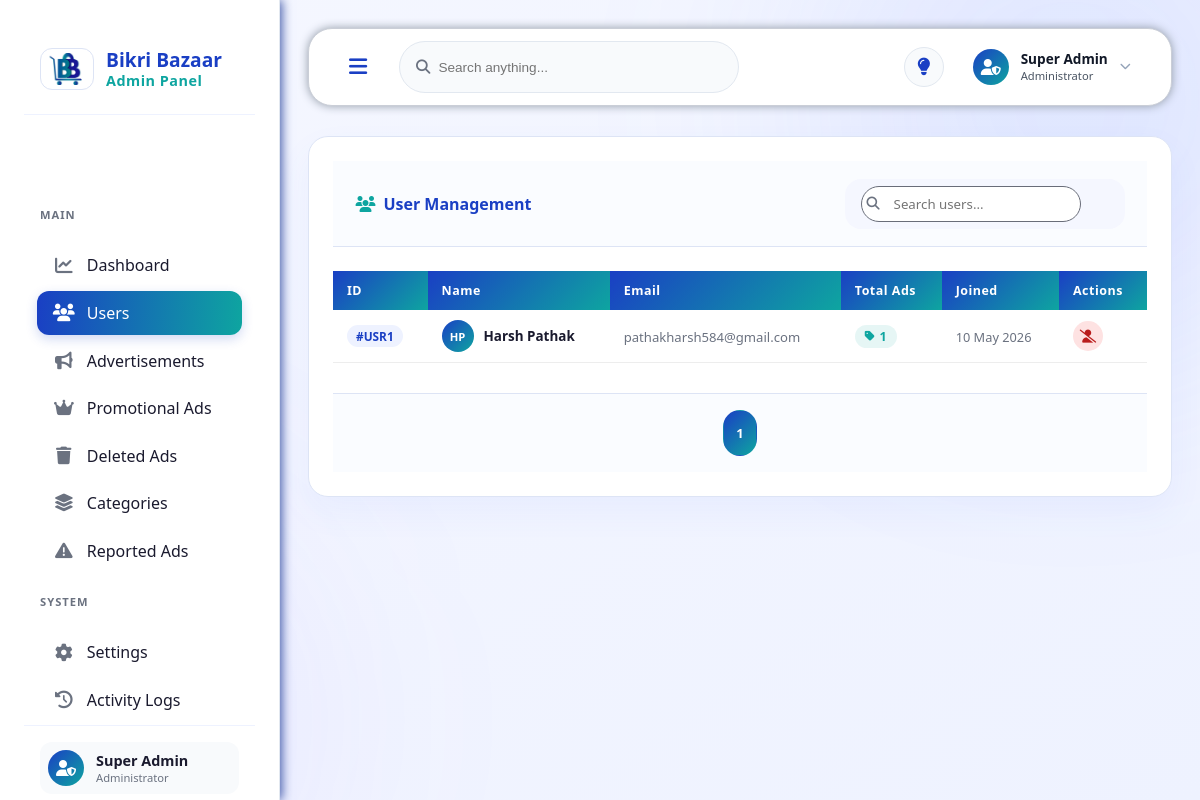
/admin_page.php?page=users, run on an earlier commit of the app's database.
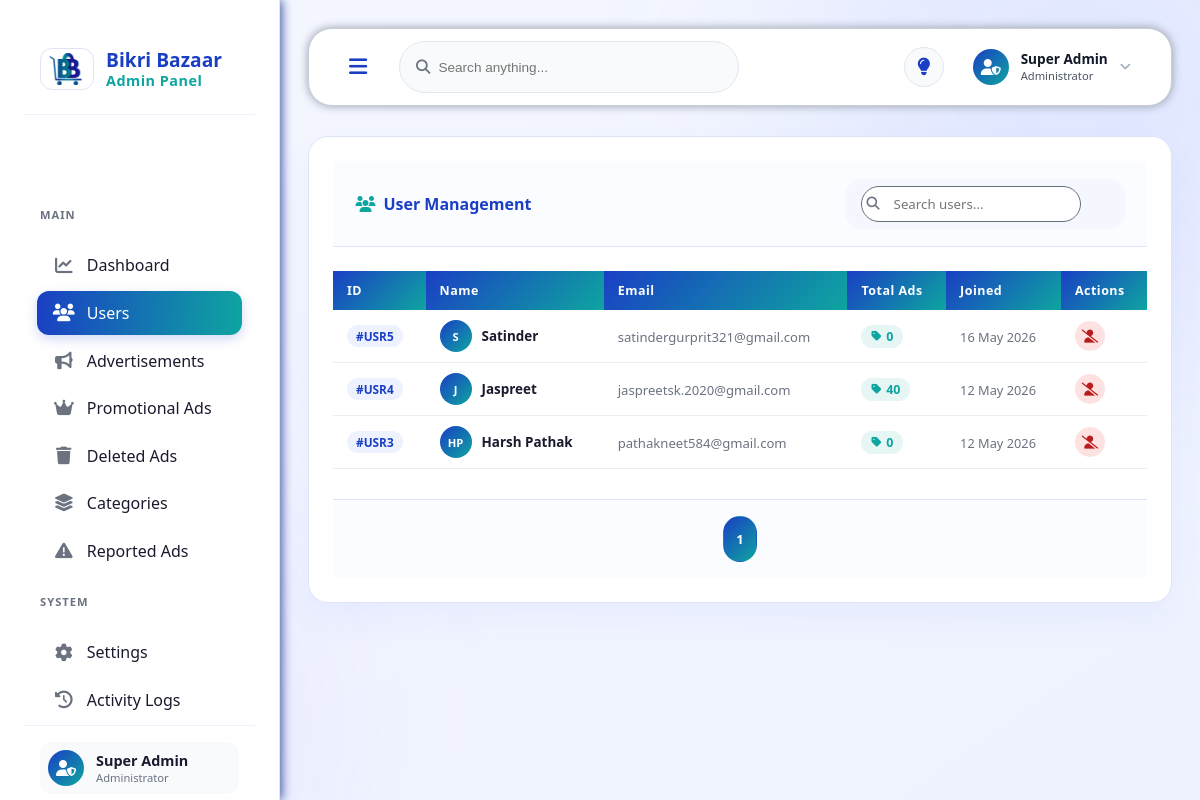
And on a later commit of the database.
### tables this page shows
CREATE TABLE `users` (
  `id` int NOT NULL AUTO_INCREMENT,
  `name` varchar(100) DEFAULT NULL,
  `email` varchar(100) DEFAULT NULL,
  `password` varchar(255) DEFAULT NULL,
  `phone` varchar(20) DEFAULT NULL,
  `city` varchar(100) DEFAULT NULL,
  `created_at` timestamp NOT NULL DEFAULT CURRENT_TIMESTAMP,
  `otp` varchar(10) DEFAULT NULL,
  `otp_expiry` datetime DEFAULT NULL,
  `about` varchar(200) DEFAULT '',
  `profile_image` varchar(255) DEFAULT NULL,
  PRIMARY KEY (`id`)
);

### public/admin_page.php (called while the page is built, shortened)
<?php
require_once '../modules/admin/admin_view.php';
?>

### modules/admin/users/users_data.php (called while the page is built, shortened)
<?php
require_once __DIR__ . '/../../../shared/db.php';
$search_sql = '';
$limit = 10;
$page_number = max(1, intval($_GET['pageno'] ?? 1));
$offset = ($page_number - 1) * $limit;
$all_users_query = mysqli_query(
    $conn,
    "SELECT
        users.id,
        users.name,
        users.email,
        users.created_at,
        (
            SELECT COUNT(*)
            FROM products
            WHERE products.user_id = users.id
            AND products.is_deleted = 0
        ) AS total_ads
     FROM users
     WHERE 1=1
     $search_sql
     ORDER BY users.created_at DESC
     LIMIT $limit OFFSET $offset"
);
$total_users_result = mysqli_query(
    $conn,
    "SELECT COUNT(*) AS total
     FROM users
     WHERE 1=1
     $search_sql"
);
$total_users = mysqli_fetch_assoc($total_users_result)['total'];
$total_pages = ceil($total_users / $limit);
?>

### modules/admin/users/users_view.php (the view, shortened to what this page needs)
<?php require_once __DIR__ . '/users_data.php'; ?>
<div class="table-card">
    <div class="table-header">
        <h3><i class="fa-solid fa-users"></i> User Management</h3>
        <div class="table-actions">
            <form method="GET">
                <div class="search-input">
                    <input
                        type="text"
                        name="search"
                        placeholder="Search users..."
                        value="<?php echo htmlspecialchars($_GET['search'] ?? ''); ?>"
                    >
                </div>
            </form>
        </div>
    </div>
    <div class="table-wrapper">
        <table>
            <thead>
                <tr>
                    <th>ID</th>
                    <th>Name</th>
                    <th>Email</th>
                    <th>Total Ads</th>
                    <th>Joined</th>
                    <th>Actions</th>
                </tr>
            </thead>
            <tbody>
            <?php while($user = mysqli_fetch_assoc($all_users_query)): ?>
                <?php
                    $nameParts = explode(' ', trim($user['name']));
                    $initials  = strtoupper(substr($nameParts[0], 0, 1));
                    if (isset($nameParts[1])) {
                        $initials .= strtoupper(substr($nameParts[1], 0, 1));
                    }
                ?>
                <tr>
                    <td>
                        <span class="id-badge">#USR<?php echo $user['id']; ?></span>
                    </td>
                    <td>
                        <div class="user-cell">
                            <div class="user-avatar"><?php echo $initials; ?></div>
                            <span class="user-name-text"><?php echo htmlspecialchars($user['name']); ?></span>
                        </div>
                    </td>
                    <td>
                        <span class="email-text"><?php echo htmlspecialchars($user['email']); ?></span>
                    </td>
                    <td>
                        <span class="ads-badge">
                            <i class="fa-solid fa-tag" style="font-size:0.7rem;"></i>
                            <?php echo $user['total_ads']; ?>
                        </span>
                    </td>
                    <td>
                        <span class="date-text"><?php echo date('d M Y', strtotime($user['created_at'])); ?></span>
                    </td>
                    <td>
                        <div class="action-buttons">
                            <a href="admin_page.php?page=delete_user&id=<?php echo $user['id']; ?>"
                               class="delete-btn"
                               onclick="event.stopImmediatePropagation(); return confirm('Are you sure you want to delete this user and all of their ads? This action cannot be undone.');">
                                <i class="fa-solid fa-user-slash"></i>
                            </a>
                        </div>
                    </td>
                </tr>
            <?php endwhile; ?>
            </tbody>
        </table>
    </div>
    <div class="pagination">
        <?php for($i = 1; $i <= $total_pages; $i++): ?>
            <a href="?page=users&pageno=<?php echo $i; ?>&search=<?php echo urlencode($_GET['search'] ?? ''); ?>"
               class="page-btn <?php echo $i == $page_number ? 'active-page' : ''; ?>">
                <?php echo $i; ?>
            </a>
        <?php endfor; ?>
    </div>
</div>

### modules/admin/admin_view.php (shortened to what this page needs)
<!DOCTYPE html>
<html lang="en">
<head>
    <link rel="stylesheet" href="./../modules/admin/assets/css/style.css">
    <link rel="stylesheet" href="./../modules/admin/assets/css/sidebar.css">
    <link rel="stylesheet" href="./../modules/admin/assets/css/dashboard.css">
    <link rel="stylesheet" href="./../modules/admin/assets/css/responsive.css">
    <link href="https://cdnjs.cloudflare.com/ajax/libs/font-awesome/6.5.1/css/all.min.css" rel="stylesheet">
</head>
<body id="adminBody">
    <div class="admin-container">
        <?php require_once __DIR__ . '/partials/sidebar.php'; ?>
        <div class="main-content">
            <?php require_once __DIR__ . '/partials/topbar.php'; ?>
            <div class="content-area">
                <?php
                $page = $_GET['page'] ?? 'dashboard';
                switch($page){
                    case 'users':
                        require_once __DIR__ . '/users/users_view.php';
                        break;
                }
                ?>
            </div>
        </div>
    </div>
</body>
</html>

### modules/admin/partials/sidebar.php (shortened to what this page needs)
<?php
$current_page = $_GET['page'] ?? 'dashboard';
?>
<div class="sidebar">
    <div class="sidebar-top">
        <div class="logo-section">
            <img src="<?php echo BASE_URL; ?>assets/images/logo.png" alt="BikriBazaar Logo" class="logo-img"
                 onerror="this.src='https://via.placeholder.com/42?text=BB'">
            <div class="logo-text">
                <h2>Bikri Bazaar</h2>
                <p>Admin Panel</p>
            </div>
        </div>
    </div>
    <div class="sidebar-menu">
        <p class="menu-title">MAIN</p>
       <a
    href="./admin_page.php"
    class="menu-item <?php echo $current_page === 'dashboard' ? 'active' : ''; ?>"
>
            <i class="fa-solid fa-chart-line"></i>
            <span>Dashboard</span>
        </a>
        <a
    href="./admin_page.php?page=users"
    class="menu-item <?php echo $current_page === 'users' ? 'active' : ''; ?>"
>
    <i class="fa-solid fa-users"></i>
    <span>Users</span>
</a>
 <a
    href="./admin_page.php?page=ads"
    class="menu-item <?php echo $current_page === 'ads' ? 'active' : ''; ?>"
>
    <i class="fa-solid fa-bullhorn"></i>
    <span>Advertisements</span>
</a>
<a
    href="./admin_page.php?page=promotional"
    class="menu-item <?php echo $current_page === 'promotional' ? 'active' : ''; ?>"
>
    <i class="fa-solid fa-crown"></i>
    <span>Promotional Ads</span>
</a>
        <a
    href="./admin_page.php?page=trash"
    class="menu-item <?php echo $current_page === 'trash' ? 'active' : ''; ?>"
>
    <i class="fa-solid fa-trash"></i>
    <span>Deleted Ads</span>
</a>
        <a
    href="./admin_page.php?page=categories"
    class="menu-item <?php echo $current_page === 'categories' ? 'active' : ''; ?>"
>
    <i class="fa-solid fa-layer-group"></i>
    <span>Categories</span>
</a>
<a href="admin_page.php?page=reported_ads"
   class="menu-item <?php echo $current_page === 'reported_ads' ? 'active' : ''; ?>"
   style="display: flex; align-items: center; gap: 12px; padding: 0.7rem 1rem; margin: 0.2rem 0.8rem; border-radius: 12px; color: #1a1a2e; transition: all 0.2s;">
    <i class="fa-solid fa-triangle-exclamation"></i>
    <span>Reported Ads</span>
</a>
        <p class="menu-title system-title">SYSTEM</p>
        <a
    href="./admin_page.php?page=settings"class="menu-item <?php echo $current_page === 'settings' ? 'active' : ''; ?>"
>
    <i class="fa-solid fa-gear"></i>
    <span>Settings</span>
</a>
        <a
    href="./admin_page.php?page=activity_logs"
    class="menu-item <?php echo $current_page === 'activity_logs' ? 'active' : ''; ?>"
>
    <i class="fa-solid fa-clock-rotate-left"></i>
    <span>Activity Logs</span>
</a>
    </div>
    <div class="sidebar-bottom">
        <div class="admin-profile">
            <div class="profile-avatar">
                <i class="fa-solid fa-user-shield"></i>
            </div>
            <div class="admin-info">
                <h4>Super Admin</h4>
                <p>Administrator</p>
            </div>
        </div>
    </div>
</div>

### modules/admin/partials/topbar.php (shortened to what this page needs)
<div class="topbar">
    <div class="topbar-left">
        <button class="menu-toggle" id="menuToggleBtn">
            <i class="fa-solid fa-bars"></i>
        </button>
        <div class="search-box">
            <i class="fa-solid fa-magnifying-glass"></i>
            <input type="text" placeholder="Search anything...">
        </div>
    </div>
    <div class="topbar-right">
        <button class="topbar-icon" id="guideToggleBtn" onclick="document.getElementById('guideBox').classList.toggle('active')">
            <i class="fa-solid fa-lightbulb"></i>
        </button>
        <div class="topbar-profile">
            <div class="profile-avatar">
                <i class="fa-solid fa-user-shield"></i>
            </div>
            <div class="profile-info">
                <h4>Super Admin</h4>
                <p>Administrator</p>
            </div>
            <i class="fa-solid fa-chevron-down"></i>
        </div>
    </div>
</div>

### modules/admin/assets/css/style.css (style rules this page uses)
* { margin: 0; padding: 0; box-sizing: border-box; }
body { font-family: "Segoe UI", sans-serif; background: linear-gradient(to bottom right,#f5f7ff,#eef2ff); overflow-x: hidden; position: relative; }
body::before { content: ""; position: fixed; width: 500px; height: 500px; background: rgba(91,124,255,0.12); border-radius: 50%; top: -150px; right: -120px; filter: blur(120px); z-index: -1; }
body::after { content: ""; position: fixed; width: 400px; height: 400px; background: rgba(127,92,255,0.10); border-radius: 50%; bottom: -120px; left: -120px; filter: blur(120px); z-index: -1; }
a { text-decoration: none; }
button { border: none; outline: none; cursor: pointer; }
.admin-container { display: flex; min-height: 100vh; }
.sidebar { width: 280px; background: rgba(255,255,255,0.75); backdrop-filter: blur(18px); border-right: 1px solid rgba(230,230,230,0.8); padding: 24px; display: flex; flex-direction: column; justify-content: space-between; position: fixed; left: 0; top: 0; height: 100vh; overflow-y: auto; scroll-behavior: smooth; }
.sidebar-top { margin-bottom: 30px; }
.logo-section { display: flex; align-items: center; gap: 14px; }
.logo-text h2 { font-size: 22px; color: #1f2937; }
.logo-text p { color: #8a8fa3; font-size: 14px; }
.sidebar-menu { flex: 1; margin-top: 25px; }
.menu-title { font-size: 12px; color: #9ca3af; margin-bottom: 15px; letter-spacing: 1px; font-weight: 600; }
.system-title { margin-top: 30px; }
.menu-item { display: flex; align-items: center; gap: 14px; padding: 15px 18px; border-radius: 16px; margin-bottom: 10px; color: #4b5563; transition: all 0.3s ease; font-weight: 500; }
.menu-item i { font-size: 18px; }
.menu-item.active { background: linear-gradient(135deg,#5b7cff,#7f5cff); color: white; box-shadow: 0 10px 25px rgba(91,124,255,0.25); }
.sidebar-bottom { margin-top: 20px; }
.admin-profile { background: rgba(245,247,255,0.8); padding: 14px; border-radius: 18px; display: flex; align-items: center; gap: 14px; margin-bottom: 18px; }
.admin-info h4 { color: #1f2937; font-size: 15px; }
.admin-info p { color: #8a8fa3; font-size: 13px; }
.main-content { margin-left: 280px; width: calc(100% - 280px); padding: 28px; }
.content-area { margin-top: 30px; }
.topbar { background: rgba(255,255,255,0.75); backdrop-filter: blur(18px); border-radius: 24px; padding: 18px 24px; display: flex; align-items: center; justify-content: space-between; border: 1px solid rgba(230,230,230,0.8); }
.topbar-left { display: flex; align-items: center; gap: 18px; }
.menu-toggle { width: 50px; height: 50px; border-radius: 14px; background: white; font-size: 18px; color: #4b5563; }
.search-box { background: white; border-radius: 16px; padding: 0 18px; height: 52px; display: flex; align-items: center; gap: 12px; width: 340px; }
.search-box i { color: #9ca3af; }
.search-box input { border: none; outline: none; width: 100%; font-size: 15px; background: transparent; }
.topbar-right { display: flex; align-items: center; gap: 16px; }
.topbar-icon { width: 50px; height: 50px; border-radius: 14px; background: white; font-size: 18px; color: #4b5563; }
.topbar-profile { background: white; border-radius: 18px; padding: 10px 16px; display: flex; align-items: center; gap: 14px; }
.profile-avatar { width: 45px; height: 45px; border-radius: 50%; background: linear-gradient(135deg,#5b7cff,#7f5cff); color: white; display: flex; align-items: center; justify-content: center; font-weight: 700; }
.profile-info h4 { font-size: 14px; color: #1f2937; }
.profile-info p { font-size: 12px; color: #8a8fa3; }

### modules/admin/assets/css/sidebar.css (style rules this page uses)
.sidebar { transition: all 0.3s ease; }
.menu-item { position: relative; overflow: hidden; }
.menu-item::before { content: ""; position: absolute; left: -100%; top: 0; width: 100%; height: 100%; background: rgba(255,255,255,0.08); transition: 0.4s; }
.topbar-icon, .menu-toggle, .dashboard-btn { transition: 0.3s ease; }
.topbar-profile, .admin-profile { transition: 0.3s ease; }

What changed in the data, as far as the page shows it:
removed users: id "1", name "HP", name "Harsh Pathak", email "pathakharsh584@gmail.com", total_ads "1", created_at "10 May 2026"
added users: id "5", name "S", name "Satinder", email "satindergurprit321@gmail.com", total_ads "0", created_at "16 May 2026"
added users: id "4", name "J", name "Jaspreet", email "jaspreetsk.2020@gmail.com", total_ads "40", created_at "12 May 2026"
added users: id "3", name "HP", name "Harsh Pathak", email "pathakneet584@gmail.com", total_ads "0", created_at "12 May 2026"
